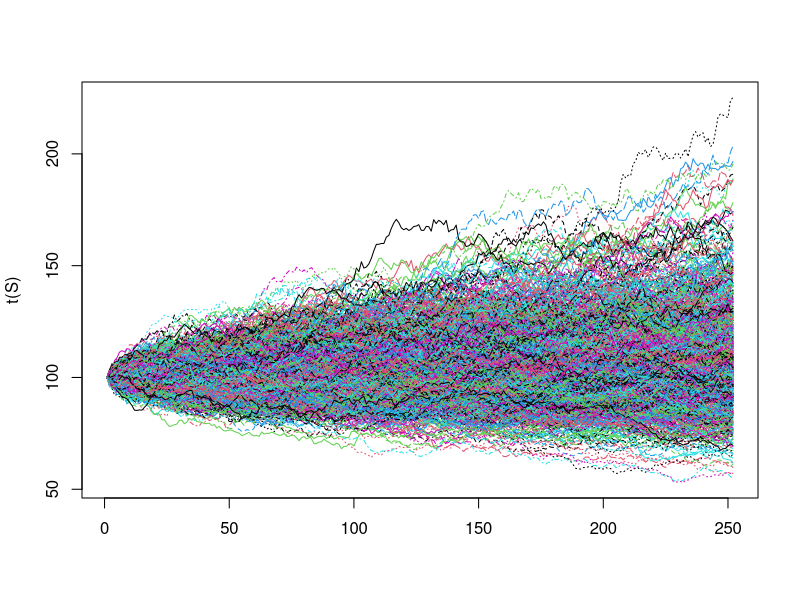

Source code (R):
#Monte Carlo estimation of an integral
#if unbounded integral then cut in half since integral of pdf is 1, the half that goes
#to infinity will simply be 0.5
#if x is in the interval then use t = xy to make x in bound one and change t to xy in eq
# and also dt to xdy
#monte carlo estimate of theta = integral from 0 to pi/3 of sin(x)dx
x <- runif(1000, min=0, max = pi/3)
theta.hat <- mean(sin(x))*(pi/3)
theta.hat


#Monte Carlo Simulation
T <- 1
N <- 252
dt <- T/N
mu <- 0.1
dev <- 0.2
S_o <- 100
M <- 1000

S <- matrix(0, nrow = M, ncol = N)
R <- matrix(rnorm(M*N), nrow = M, ncol=N)

S[, 1] = 100

S
simulatei <- function(si,i){
  return(si*exp((mu-.5*dev^2)*dt+dev*sqrt(dt)*R[,i]))
}
simulatei(100)
for(i in 1:(N-1)){
  S[,i+1] = simulatei(S[,i], i)
}
S
matplot(t(S), type= "l")
count <- 0
for(i in 1:M){
  if(S[i, N] > 120){
    count = count + 1
  }
}
count/M
mean(S[,N])

#MONTE CARLO METHOD 
#The construction based on population is based on t CI
#Assume in reality the measurement is dist as chi squared with 2 df
#Compute the actual CI for the case of CI with nominal confidence lvl of 95%

mu <-2 #since 2 df of chi squared
n <- 25
CI <- replicate(10000, expr= {
  x <- rchisq(n, df = 2)
  xbar <- mean(x)
  se <- sd(x) / sqrt(n)
  xbar + se * qt(c(.025, .975), df = n-1)
})
LCL <- CI[1,]
UCL <- CI[2,]
sum(LCL < mu & UCL > mu)
mean(LCL < mu & UCL > mu)
#actual confidence of ~92%